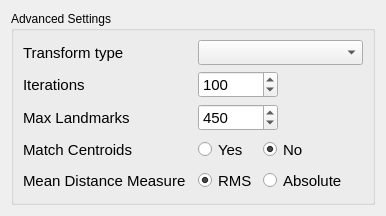
    <widget class="QWidget" name="advancedSettingsWig" native="true">
     <layout class="QGridLayout" name="gridLayout_25">
      <item row="0" column="0" alignment="Qt::AlignHCenter">
       <widget class="ctkCollapsibleGroupBox" name="advancedSettingsGB">
        <property name="minimumSize">
         <size>
          <width>350</width>
          <height>0</height>
         </size>
        </property>
        <property name="title">
         <string>Advanced Settings</string>
        </property>
        <layout class="QGridLayout" name="gridLayout_26">
         <item row="8" column="3">
          <widget class="QRadioButton" name="distanceMetricRMS">
           <property name="sizePolicy">
            <sizepolicy hsizetype="Preferred" vsizetype="Preferred">
             <horstretch>0</horstretch>
             <verstretch>0</verstretch>
            </sizepolicy>
           </property>
           <property name="minimumSize">
            <size>
             <width>50</width>
             <height>25</height>
            </size>
           </property>
           <property name="font">
            <font>
             <family>Arial</family>
             <pointsize>11</pointsize>
             <weight>50</weight>
             <bold>false</bold>
            </font>
           </property>
           <property name="focusPolicy">
            <enum>Qt::NoFocus</enum>
           </property>
           <property name="text">
            <string>RMS</string>
           </property>
           <property name="checked">
            <bool>true</bool>
           </property>
           <property name="autoExclusive">
            <bool>false</bool>
           </property>
           <attribute name="buttonGroup">
            <string notr="true">distanceMetricButtonGroup</string>
           </attribute>
          </widget>
         </item>
         <item row="4" column="1">
          <widget class="QLabel" name="label_25">
           <property name="sizePolicy">
            <sizepolicy hsizetype="Preferred" vsizetype="Preferred">
             <horstretch>0</horstretch>
             <verstretch>0</verstretch>
            </sizepolicy>
           </property>
           <property name="minimumSize">
            <size>
             <width>110</width>
             <height>0</height>
            </size>
           </property>
           <property name="font">
            <font>
             <family>Arial</family>
             <pointsize>11</pointsize>
            </font>
           </property>
           <property name="text">
            <string>Match Centroids</string>
           </property>
          </widget>
         </item>
         <item row="8" column="1">
          <widget class="QLabel" name="label_26">
           <property name="sizePolicy">
            <sizepolicy hsizetype="Preferred" vsizetype="Preferred">
             <horstretch>0</horstretch>
             <verstretch>0</verstretch>
            </sizepolicy>
           </property>
           <property name="minimumSize">
            <size>
             <width>110</width>
             <height>0</height>
            </size>
           </property>
           <property name="font">
            <font>
             <family>Arial</family>
             <pointsize>11</pointsize>
            </font>
           </property>
           <property name="text">
            <string>Mean Distance Measure</string>
           </property>
          </widget>
         </item>
         <item row="8" column="4">
          <widget class="QRadioButton" name="distanceMetricAbs">
           <property name="sizePolicy">
            <sizepolicy hsizetype="Preferred" vsizetype="Preferred">
             <horstretch>0</horstretch>
             <verstretch>0</verstretch>
            </sizepolicy>
           </property>
           <property name="minimumSize">
            <size>
             <width>50</width>
             <height>25</height>
            </size>
           </property>
           <property name="font">
            <font>
             <family>Arial</family>
             <pointsize>11</pointsize>
             <weight>50</weight>
             <bold>false</bold>
            </font>
           </property>
           <property name="focusPolicy">
            <enum>Qt::NoFocus</enum>
           </property>
           <property name="text">
            <string>Absolute</string>
           </property>
           <property name="checked">
            <bool>false</bool>
           </property>
           <property name="autoExclusive">
            <bool>false</bool>
           </property>
           <attribute name="buttonGroup">
            <string notr="true">distanceMetricButtonGroup</string>
           </attribute>
          </widget>
         </item>
         <item row="3" column="3" colspan="2">
          <widget class="QSpinBox" name="numLandmarksSB">
           <property name="sizePolicy">
            <sizepolicy hsizetype="Preferred" vsizetype="Preferred">
             <horstretch>0</horstretch>
             <verstretch>0</verstretch>
            </sizepolicy>
           </property>
           <property name="minimumSize">
            <size>
             <width>0</width>
             <height>25</height>
            </size>
           </property>
           <property name="maximumSize">
            <size>
             <width>80</width>
             <height>16777215</height>
            </size>
           </property>
           <property name="font">
            <font>
             <family>Arial</family>
             <pointsize>11</pointsize>
            </font>
           </property>
           <property name="minimum">
            <number>50</number>
           </property>
           <property name="maximum">
            <number>1000</number>
           </property>
           <property name="value">
            <number>450</number>
           </property>
          </widget>
         </item>
         <item row="1" column="3" colspan="3">
          <widget class="QSpinBox" name="numIterationsSB">
           <property name="sizePolicy">
            <sizepolicy hsizetype="Preferred" vsizetype="Preferred">
             <horstretch>0</horstretch>
             <verstretch>0</verstretch>
            </sizepolicy>
           </property>
           <property name="minimumSize">
            <size>
             <width>0</width>
             <height>25</height>
            </size>
           </property>
           <property name="maximumSize">
            <size>
             <width>80</width>
             <height>16777215</height>
            </size>
           </property>
           <property name="font">
            <font>
             <family>Arial</family>
             <pointsize>11</pointsize>
            </font>
           </property>
           <property name="minimum">
            <number>10</number>
           </property>
           <property name="maximum">
            <number>1000</number>
           </property>
           <property name="value">
            <number>100</number>
           </property>
          </widget>
         </item>
         <item row="4" column="3">
          <widget class="QRadioButton" name="centroidMatchY">
           <property name="sizePolicy">
            <sizepolicy hsizetype="Preferred" vsizetype="Preferred">
             <horstretch>0</horstretch>
             <verstretch>0</verstretch>
            </sizepolicy>
           </property>
           <property name="minimumSize">
            <size>
             <width>50</width>
             <height>25</height>
            </size>
           </property>
           <property name="font">
            <font>
             <family>Arial</family>
             <pointsize>11</pointsize>
             <weight>50</weight>
             <bold>false</bold>
            </font>
           </property>
           <property name="focusPolicy">
            <enum>Qt::NoFocus</enum>
           </property>
           <property name="text">
            <string>Yes</string>
           </property>
           <property name="checked">
            <bool>false</bool>
           </property>
           <property name="autoExclusive">
            <bool>false</bool>
           </property>
           <attribute name="buttonGroup">
            <string notr="true">matchCentroidsButtonGroup</string>
           </attribute>
          </widget>
         </item>
         <item row="0" column="3" colspan="3">
          <widget class="QComboBox" name="transformTypeCB">
           <property name="sizePolicy">
            <sizepolicy hsizetype="Preferred" vsizetype="Fixed">
             <horstretch>0</horstretch>
             <verstretch>0</verstretch>
            </sizepolicy>
           </property>
           <property name="minimumSize">
            <size>
             <width>165</width>
             <height>25</height>
            </size>
           </property>
           <property name="maximumSize">
            <size>
             <width>16777215</width>
             <height>16777215</height>
            </size>
           </property>
           <property name="font">
            <font>
             <family>Arial</family>
             <pointsize>11</pointsize>
            </font>
           </property>
           <property name="styleSheet">
            <string notr="true">padding-left:9px;</string>
           </property>
          </widget>
         </item>
         <item row="3" column="1">
          <widget class="QLabel" name="label_16">
           <property name="sizePolicy">
            <sizepolicy hsizetype="Preferred" vsizetype="Preferred">
             <horstretch>0</horstretch>
             <verstretch>0</verstretch>
            </sizepolicy>
           </property>
           <property name="minimumSize">
            <size>
             <width>110</width>
             <height>0</height>
            </size>
           </property>
           <property name="font">
            <font>
             <family>Arial</family>
             <pointsize>11</pointsize>
             <weight>50</weight>
             <bold>false</bold>
            </font>
           </property>
           <property name="text">
            <string>Max Landmarks</string>
           </property>
          </widget>
         </item>
         <item row="4" column="4">
          <widget class="QRadioButton" name="centroidMatchN">
           <property name="sizePolicy">
            <sizepolicy hsizetype="Preferred" vsizetype="Preferred">
             <horstretch>0</horstretch>
             <verstretch>0</verstretch>
            </sizepolicy>
           </property>
           <property name="minimumSize">
            <size>
             <width>50</width>
             <height>25</height>
            </size>
           </property>
           <property name="font">
            <font>
             <family>Arial</family>
             <pointsize>11</pointsize>
             <weight>50</weight>
             <bold>false</bold>
            </font>
           </property>
           <property name="focusPolicy">
            <enum>Qt::NoFocus</enum>
           </property>
           <property name="text">
            <string>No</string>
           </property>
           <property name="checked">
            <bool>true</bool>
           </property>
           <property name="autoExclusive">
            <bool>false</bool>
           </property>
           <attribute name="buttonGroup">
            <string notr="true">matchCentroidsButtonGroup</string>
           </attribute>
          </widget>
         </item>
         <item row="1" column="1" colspan="2">
          <widget class="QLabel" name="label_15">
           <property name="sizePolicy">
            <sizepolicy hsizetype="Preferred" vsizetype="Preferred">
             <horstretch>0</horstretch>
             <verstretch>0</verstretch>
            </sizepolicy>
           </property>
           <property name="minimumSize">
            <size>
             <width>110</width>
             <height>0</height>
            </size>
           </property>
           <property name="font">
            <font>
             <family>Arial</family>
             <pointsize>11</pointsize>
             <weight>50</weight>
             <bold>false</bold>
            </font>
           </property>
           <property name="text">
            <string>Iterations</string>
           </property>
          </widget>
         </item>
         <item row="0" column="1" colspan="2">
          <widget class="QLabel" name="label_19">
           <property name="sizePolicy">
            <sizepolicy hsizetype="Preferred" vsizetype="Preferred">
             <horstretch>0</horstretch>
             <verstretch>0</verstretch>
            </sizepolicy>
           </property>
           <property name="minimumSize">
            <size>
             <width>110</width>
             <height>0</height>
            </size>
           </property>
           <property name="font">
            <font>
             <family>Arial</family>
             <pointsize>11</pointsize>
            </font>
           </property>
           <property name="text">
            <string>Transform type</string>
           </property>
          </widget>
         </item>
        </layout>
       </widget>
      </item>
     </layout>
    </widget>
